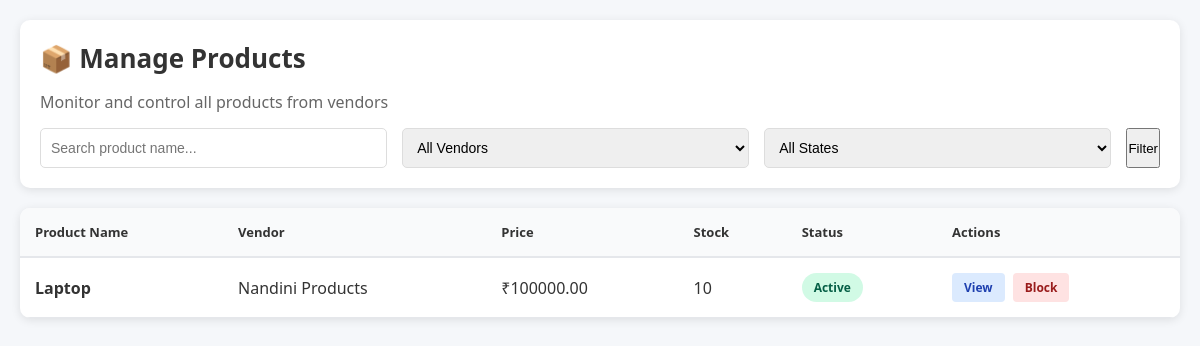
The app's page /main/products/ (signed in), older data.
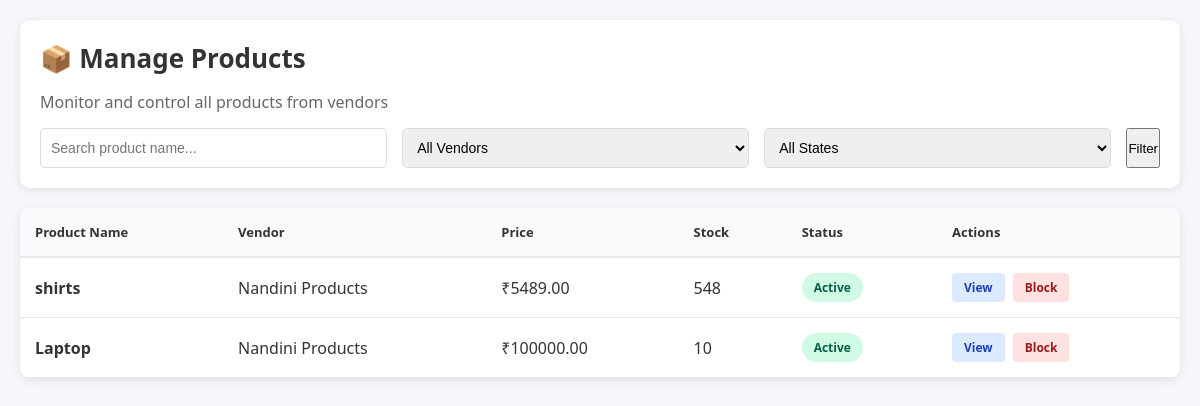
The same page, newer data.
### ecommapp/models.py (models this page shows, shortened)
class Product(models.Model):
    STATUS_CHOICES = [
        ('active', 'Active'),
        ('inactive', 'Inactive'),
    ]
    vendor = models.ForeignKey(VendorProfile, on_delete=models.CASCADE, related_name='products')
    name = models.CharField(max_length=200)
    description = models.TextField()
    price = models.DecimalField(max_digits=10, decimal_places=2)
    quantity = models.IntegerField()
    image = models.ImageField(upload_to='products/', blank=True, null=True)
    status = models.CharField(max_length=20, choices=STATUS_CHOICES, default='active')
    is_blocked = models.BooleanField(default=False)
    blocked_reason = models.TextField(blank=True, null=True)
    created_at = models.DateTimeField(default=timezone.now)
    updated_at = models.DateTimeField(auto_now=True)
    class Meta:
        ordering = ['-created_at']

class VendorProfile(models.Model):
    BUSINESS_CHOICES = [
        ('retail', 'Retail'),
        ('wholesale', 'Wholesale'),
        ('manufacturer', 'Manufacturer'),
        ('service', 'Service'),
    ]
    ID_PROOF_CHOICES = [
        ('gst', 'GST'),
        ('pan', 'PAN'),
    ]
    APPROVAL_STATUS_CHOICES = [
        ('pending', 'Pending'),
        ('approved', 'Approved'),
        ('rejected', 'Rejected'),
    ]
    user = models.OneToOneField(User, on_delete=models.CASCADE, related_name='vendor_profile')
    shop_name = models.CharField(max_length=100)
    shop_description = models.TextField()
    address = models.TextField()
    business_type = models.CharField(max_length=20, choices=BUSINESS_CHOICES)
    id_type = models.CharField(max_length=10, choices=ID_PROOF_CHOICES, blank=True, null=True)
    id_number = models.CharField(max_length=50, blank=True, null=True)
    id_proof_file = models.FileField(upload_to='vendor_docs/', blank=True, null=True)
    gst_number = models.CharField(max_length=15, blank=True, null=True, help_text="15-digit GST number")
    pan_number = models.CharField(max_length=10, blank=True, null=True, help_text="10-character PAN number")
    pan_name = models.CharField(max_length=100, blank=True, null=True, help_text="Name as per PAN card")
    pan_card_file = models.FileField(upload_to='pan_cards/', blank=True, null=True, help_text="Upload PAN card image")
    approval_status = models.CharField(max_length=20, choices=APPROVAL_STATUS_CHOICES, default='pending')
    rejection_reason = models.TextField(blank=True, null=True)
    created_at = models.DateTimeField(default=timezone.now)
    updated_at = models.DateTimeField(auto_now=True)
    is_blocked = models.BooleanField(default=False)
    blocked_reason = models.TextField(blank=True, null=True)
    class Meta:
        ordering = ['-created_at']

### mainApp/views.py (the view)
    def wrapper(request, *args, **kwargs):
        if not request.user.is_authenticated:
            return redirect('admin_login')
        if not is_mainapp_admin(request.user):
            return redirect('admin_login')
        return view_func(request, *args, **kwargs)

### mainApp/views.py (called while the page is built)
def is_mainapp_admin(user):
    return user.is_superuser or user.is_staff

def admin_required(view_func):
    def wrapper(request, *args, **kwargs):
        if not request.user.is_authenticated:
            return redirect('admin_login')
        if not is_mainapp_admin(request.user):
            return redirect('admin_login')
        return view_func(request, *args, **kwargs)
    return wrapper

### mainApp/templates/mainApp/manage_products.html (shortened to what this page needs)
<!DOCTYPE html>
<html lang="en">
<head>
</head>
<body>
    <div class="container">
        <div class="header">
            <h1>📦 Manage Products</h1>
            <p style="color: #666; margin-bottom: 15px;">Monitor and control all products from vendors</p>
            <form method="GET" class="filters">
                <div class="filter-group">
                    <input type="text" name="search" placeholder="Search product name..." value="{{ search_query }}">
                </div>
                <div class="filter-group">
                    <select name="vendor">
                        <option value="">All Vendors</option>
                    </select>
                </div>
                <div class="filter-group">
                    <select name="blocked">
                        <option value="">All States</option>
                    </select>
                </div>
                <button type="submit">Filter</button>
            </form>
        </div>
        <div class="table-container">
            {% if products %}
            <table>
                <thead>
                    <tr>
                        <th>Product Name</th>
                        <th>Vendor</th>
                        <th>Price</th>
                        <th>Stock</th>
                        <th>Status</th>
                        <th>Actions</th>
                    </tr>
                </thead>
                <tbody>
                    {% for product in products %}
                    <tr>
                        <td><strong>{{ product.name }}</strong></td>
                        <td>{{ product.vendor.shop_name }}</td>
                        <td>₹{{ product.price }}</td>
                        <td>{{ product.quantity }}</td>
                        <td>
                            {% if product.is_blocked %}
                            <span class="status-badge status-blocked">Blocked</span>
                            {% else %}
                            <span class="status-badge status-active">Active</span>
                            {% endif %}
                        </td>
                        <td>
                            <div class="action-links">
                                <a href="{% url 'product_detail' product.id %}" class="link-view">View</a>
                                {% if product.is_blocked %}
                                <a href="{% url 'unblock_product' product.id %}" class="link-unblock">Unblock</a>
                                {% else %}
                                <a href="{% url 'block_product' product.id %}" class="link-block">Block</a>
                                {% endif %}
                            </div>
                        </td>
                    </tr>
                    {% endfor %}
                </tbody>
            </table>
            {% else %}
            <div class="empty-message">
                <p>No products found</p>
            </div>
            {% endif %}
        </div>
    </div>
</body>
</html>

Row changes from the older to the newer data that the page shows:
added Product: name "shirts", vendor.shop_name "Nandini Products", price "5489.00", quantity "548", is_blocked "Active"
